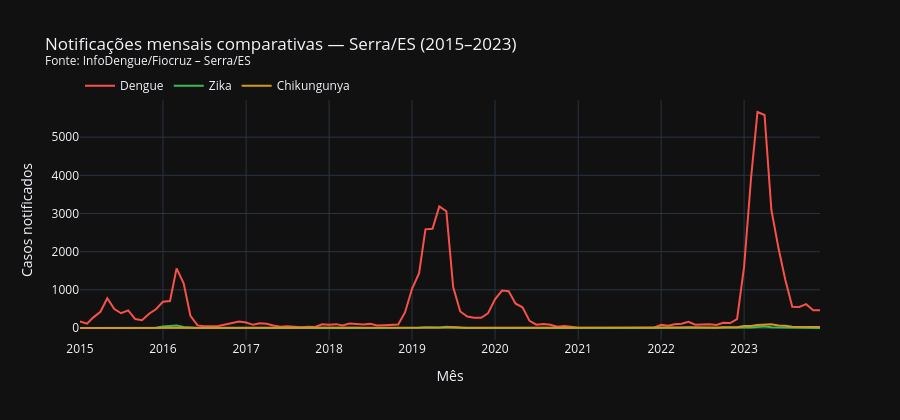

The notebook cell saved with this chart:
### Markdown cell above
---
## Seção 3 · Série temporal comparativa (3 doenças juntas)

### Code cell
fig_serie = go.Figure()
for d in DOENCAS:
    fig_serie.add_trace(go.Scatter(
        x=casos['data'], y=casos[d],
        name=d.capitalize(),
        line=dict(color=CORES[d], width=2),
        mode='lines',
        hovertemplate='%{x|%b/%Y}<br>Casos: %{y}<extra>' + d.capitalize() + '</extra>',
    ))

fig_serie.update_layout(
    title=f'Notificações mensais comparativas — Serra/ES (2015–2023)<br><sup>Fonte: {FONTE}</sup>',
    xaxis_title='Mês',
    yaxis_title='Casos notificados',
    hovermode='x unified',
    template='plotly_dark',
    legend=dict(orientation='h', y=1.12),
    height=420,
)
fig_serie.show()
